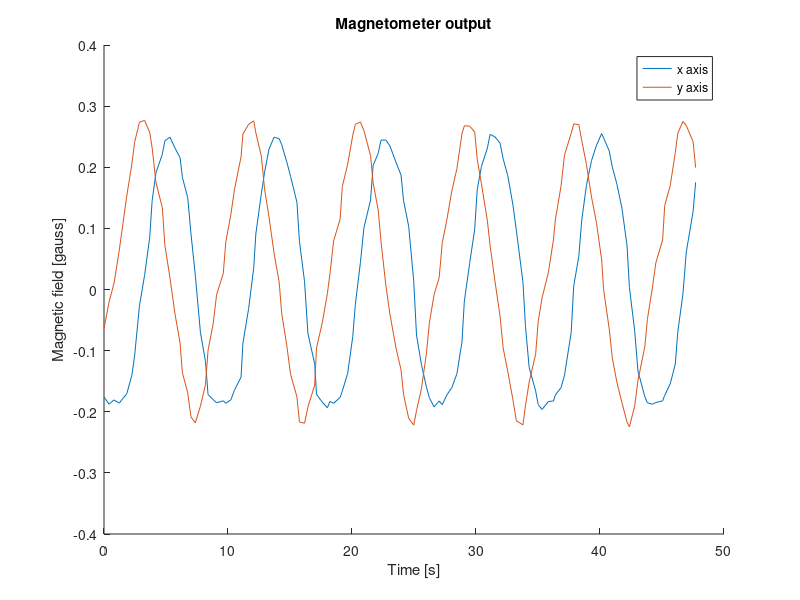
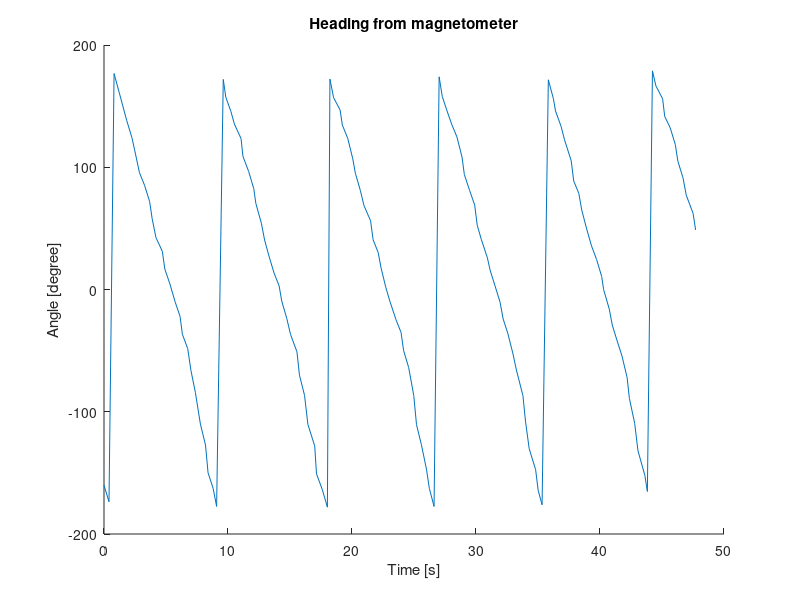

MATLAB code for these plots, in order:
clear all;
close all;
clc;

mag = csvread("mag_bug_fixed.csv");
t = (mag(:,2) - mag(1,2))*1e-3;

figure();
hold on;
plot(t, mag(:,3));
plot(t, mag(:,4));
xlabel("Time [s]");
ylabel("Magnetic field [gauss]");
title("Magnetometer output");
legend("x axis", "y axis");

figure();
hold on;
plot(t, atan2(mag(:,4), mag(:,3))*180/pi);
xlabel("Time [s]");
ylabel("Angle [degree]");
title("Heading from magnetometer");
